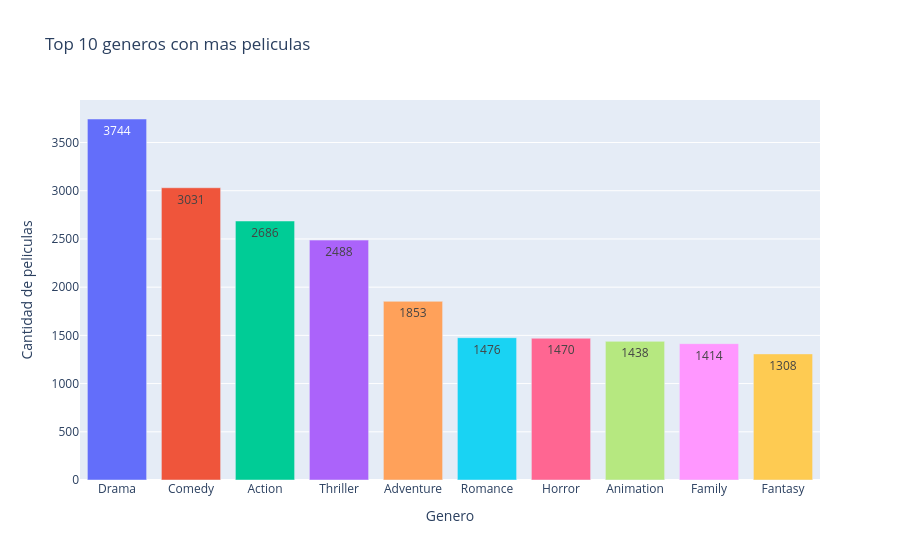

The notebook cell saved with this chart:
### Code cell
# ─────────────────────────────────────────────────────────────────────────────
# CELDA 5 - Grafico de barras: Top 10 generos  (Responsable: Hernan)
# ─────────────────────────────────────────────────────────────────────────────

# Separamos los generos (vienen como "Action, Adventure, ...") y contamos cada uno
generos = df["Genre"].str.split(",").explode().str.strip()
top_generos = generos.value_counts().head(10).reset_index()
top_generos.columns = ["genero", "cantidad"]

fig_barras = px.bar(
    top_generos,
    x="genero",
    y="cantidad",
    color="genero",
    title="Top 10 generos con mas peliculas",
    labels={"cantidad": "Cantidad de peliculas", "genero": "Genero"},
    text_auto=True,
)
fig_barras.update_layout(showlegend=False)
fig_barras.show()

### Figure 1 — Plotly figure (JSON) as saved in the notebook; plotly's stock layout.template omitted (floating-point values rounded to 4 significant figures)
{"data": [{"hovertemplate": "Genero=%{x}<br>Cantidad de peliculas=%{y}<extra></extra>", "legendgroup": "Drama", "marker": {"color": "#636efa", "pattern": {"shape": ""}}, "name": "Drama", "orientation": "v", "showlegend": true, "textposition": "auto", "texttemplate": "%{y}", "type": "bar", "x": ["Drama"], "xaxis": "x", "y": [3744], "yaxis": "y"}, {"hovertemplate": "Genero=%{x}<br>Cantidad de peliculas=%{y}<extra></extra>", "legendgroup": "Comedy", "marker": {"color": "#EF553B", "pattern": {"shape": ""}}, "name": "Comedy", "orientation": "v", "showlegend": true, "textposition": "auto", "texttemplate": "%{y}", "type": "bar", "x": ["Comedy"], "xaxis": "x", "y": [3031], "yaxis": "y"}, {"hovertemplate": "Genero=%{x}<br>Cantidad de peliculas=%{y}<extra></extra>", "legendgroup": "Action", "marker": {"color": "#00cc96", "pattern": {"shape": ""}}, "name": "Action", "orientation": "v", "showlegend": true, "textposition": "auto", "texttemplate": "%{y}", "type": "bar", "x": ["Action"], "xaxis": "x", "y": [2686], "yaxis": "y"}, {"hovertemplate": "Genero=%{x}<br>Cantidad de peliculas=%{y}<extra></extra>", "legendgroup": "Thriller", "marker": {"color": "#ab63fa", "pattern": {"shape": ""}}, "name": "Thriller", "orientation": "v", "showlegend": true, "textposition": "auto", "texttemplate": "%{y}", "type": "bar", "x": ["Thriller"], "xaxis": "x", "y": [2488], "yaxis": "y"}, {"hovertemplate": "Genero=%{x}<br>Cantidad de peliculas=%{y}<extra></extra>", "legendgroup": "Adventure", "marker": {"color": "#FFA15A", "pattern": {"shape": ""}}, "name": "Adventure", "orientation": "v", "showlegend": true, "textposition": "auto", "texttemplate": "%{y}", "type": "bar", "x": ["Adventure"], "xaxis": "x", "y": [1853], "yaxis": "y"}, {"hovertemplate": "Genero=%{x}<br>Cantidad de peliculas=%{y}<extra></extra>", "legendgroup": "Romance", "marker": {"color": "#19d3f3", "pattern": {"shape": ""}}, "name": "Romance", "orientation": "v", "showlegend": true, "textposition": "auto", "texttemplate": "%{y}", "type": "bar", "x": ["Romance"], "xaxis": "x", "y": [1476], "yaxis": "y"}, {"hovertemplate": "Genero=%{x}<br>Cantidad de peliculas=%{y}<extra></extra>", "legendgroup": "Horror", "marker": {"color": "#FF6692", "pattern": {"shape": ""}}, "name": "Horror", "orientation": "v", "showlegend": true, "textposition": "auto", "texttemplate": "%{y}", "type": "bar", "x": ["Horror"], "xaxis": "x", "y": [1470], "yaxis": "y"}, {"hovertemplate": "Genero=%{x}<br>Cantidad de peliculas=%{y}<extra></extra>", "legendgroup": "Animation", "marker": {"color": "#B6E880", "pattern": {"shape": ""}}, "name": "Animation", "orientation": "v", "showlegend": true, "textposition": "auto", "texttemplate": "%{y}", "type": "bar", "x": ["Animation"], "xaxis": "x", "y": [1438], "yaxis": "y"}, {"hovertemplate": "Genero=%{x}<br>Cantidad de peliculas=%{y}<extra></extra>", "legendgroup": "Family", "marker": {"color": "#FF97FF", "pattern": {"shape": ""}}, "name": "Family", "orientation": "v", "showlegend": true, "textposition": "auto", "texttemplate": "%{y}", "type": "bar", "x": ["Family"], "xaxis": "x", "y": [1414], "yaxis": "y"}, {"hovertemplate": "Genero=%{x}<br>Cantidad de peliculas=%{y}<extra></extra>", "legendgroup": "Fantasy", "marker": {"color": "#FECB52", "pattern": {"shape": ""}}, "name": "Fantasy", "orientation": "v", "showlegend": true, "textposition": "auto", "texttemplate": "%{y}", "type": "bar", "x": ["Fantasy"], "xaxis": "x", "y": [1308], "yaxis": "y"}], "layout": {"barmode": "relative", "legend": {"title": {"text": "Genero"}, "tracegroupgap": 0}, "showlegend": false, "title": {"text": "Top 10 generos con mas peliculas"}, "xaxis": {"anchor": "y", "categoryarray": ["Drama", "Comedy", "Action", "Thriller", "Adventure", "Romance", "Horror", "Animation", "Family", "Fantasy"], "categoryorder": "array", "domain": [0, 1], "title": {"text": "Genero"}}, "yaxis": {"anchor": "x", "domain": [0, 1], "title": {"text": "Cantidad de peliculas"}}}}
